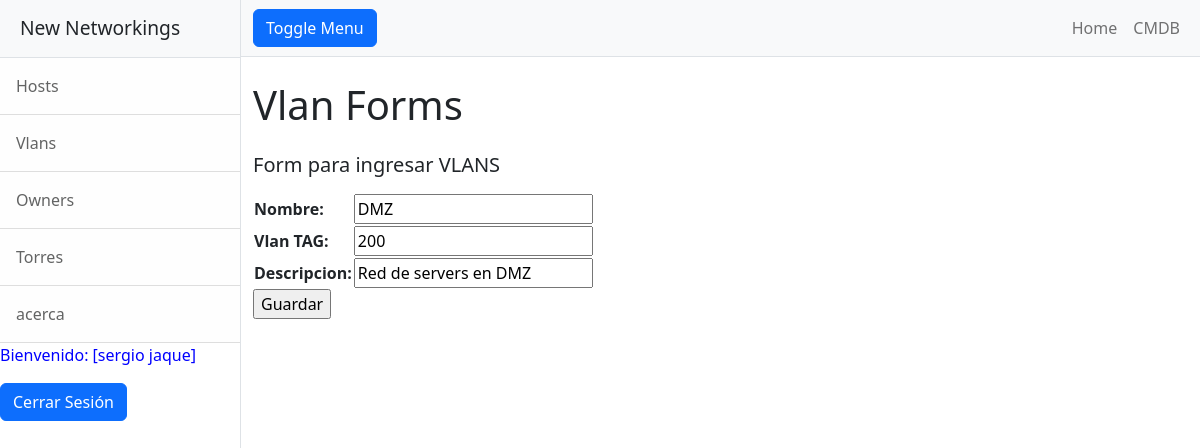
Screenshot of /vlansUpdate/2/ (signed in) with the database file from the repository.
### entidades/models.py (models this page shows, shortened)
class Vlans(models.Model):
    nombre = models.CharField(max_length=60)
    vlan_TAG = models.IntegerField()
    descripcion = models.CharField(max_length=60)

### entidades/views.py (the view)
# urls.py: path('vlansUpdate/<int:pk>/', VlansUpdate.as_view(), name="vlansUpdate"),
class VlansUpdate(LoginRequiredMixin, UpdateView):
    model = Vlans
    fields = ["nombre", "vlan_TAG", "descripcion"]
    success_url = reverse_lazy("vlans")

### entidades/templates/entidades/vlans_form.html (shortened to what this page needs)
{% extends "entidades/index.html" %}
{% block titulo %}
 <h1 class="mt-4"> Vlan Forms</h1>
 <h5 class="mt-4"> Form para ingresar VLANS </h5>
{% endblock titulo %}
{% block contenido %}
<form action="" method="post">
    <table>
        {{ form.as_table }}
    </table>
    <input type="submit" value="Guardar">
</form>
{% endblock contenido %}

### entidades/templates/entidades/index.html (shortened to what this page needs)
<!DOCTYPE html>
<html lang="en">
    <head>
        {% load static %}
        <link href="{% static 'css/styles.css' %}" rel="stylesheet" />
        <link rel="stylesheet" href="https://cdnjs.cloudflare.com/ajax/libs/font-awesome/6.4.0/css/all.min.css">
    </head>
    <body>
        <div class="d-flex" id="wrapper">
            <div class="border-end bg-white" id="sidebar-wrapper">
                <div class="sidebar-heading border-bottom bg-light">New Networkings</div>
                <div class="list-group list-group-flush">
            {% if user.is_authenticated %}
                    <a class="list-group-item list-group-item-action list-group-item-light p-3" href="{% url 'hosts' %}">Hosts</a>
                    <a class="list-group-item list-group-item-action list-group-item-light p-3" href="{% url 'vlans' %}">Vlans</a>
                    <a class="list-group-item list-group-item-action list-group-item-light p-3" href="{% url 'owners' %}">Owners</a>
                    <a class="list-group-item list-group-item-action list-group-item-light p-3" href="{% url 'torresops' %}">Torres</a>
                    <a class="list-group-item list-group-item-action list-group-item-light p-3" href="{% url 'acerca' %}">acerca</a>
                    <p style="color:blue">Bienvenido: [{{user.first_name}} {{user.last_name}}]</p>
                    <form method="post" action="{% url 'logout' %}">
                        <button class="btn btn-primary" type="submit">Cerrar Sesión</button>
                    </form>
            {% else %}
                    <a class="btn btn-primary" href="{% url 'login' %}">Iniciar sesion</a>
                    <a class="btn btn-primary" href="{% url 'registro' %}">Registrarse</a>
            {% endif %}
                </div>
            </div>
            <div id="page-content-wrapper">
                <nav class="navbar navbar-expand-lg navbar-light bg-light border-bottom">
                    <div class="container-fluid">
                        <button class="btn btn-primary" id="sidebarToggle">Toggle Menu</button>
                        <div class="collapse navbar-collapse" id="navbarSupportedContent">
                            <ul class="navbar-nav ms-auto mt-2 mt-lg-0">
                                <li class="nav-item active"><a class="nav-link" href="{% url 'home' %}">Home</a></li>
                                <li class="nav-item"><a class="nav-link" href="#!">CMDB</a></li>
                            </ul>
                        </div>
                    </div>
                </nav>
                <div class="container-fluid">
                    {% block titulo %}{% endblock titulo %}
                    {% block contenido %}
                    {% endblock contenido %}
                </div>
            </div>
        </div>
    </body>
</html>

### rows the page displays
Vlans: nombre "DMZ", vlan_TAG "200", descripcion "Red de servers en DMZ"

### other values shown
{{ user.first_name }} "sergio"
{{ user.last_name }} "jaque"
